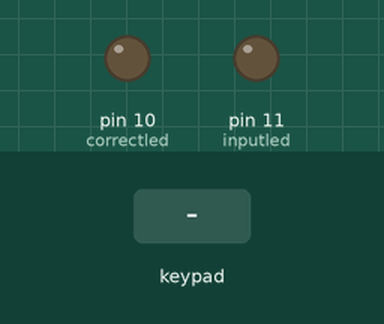
Bench run of a sketch on a simulated Arduino Uno, built with avr-gcc and run on an emulated ATmega328P. Parts: output pins drawn as LEDs (lit = HIGH). The test bench sets the inputs (shaded band). EEPROM starts erased; what the sketch prints to the serial monitor is not drawn.

Above: at 1.2 s.
1.3 s: key '1' pressed
At 1.7 s:
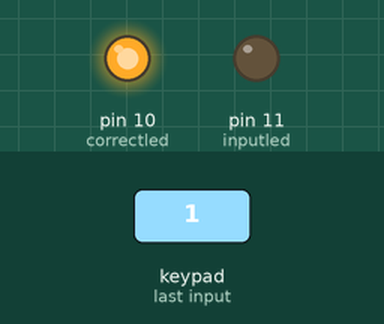
3.4 s: keypad keys 3 4 5 6 # pressed 0.4 s apart
At 3.96 s:
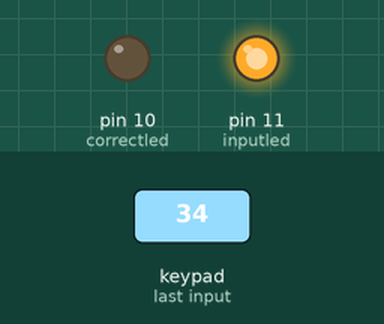
7.3 s: key '2' pressed
At 8.6 s:
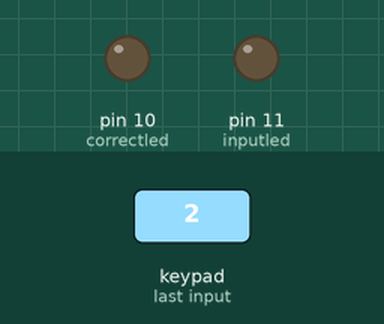
8.9 s: keypad keys 3 4 5 6 pressed 0.4 s apart
At 10.7 s:
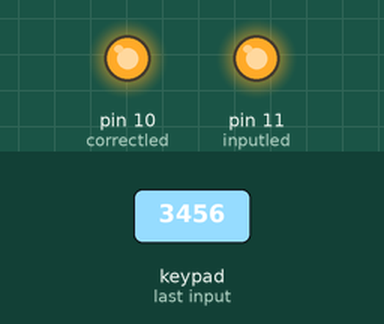
12.0 s: key '*' pressed
At 13.3 s:
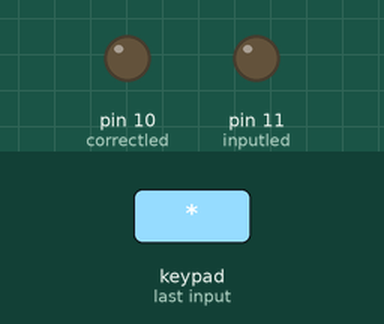
13.6 s: keypad keys 3 4 5 6 * pressed 0.4 s apart
At 15.8 s:
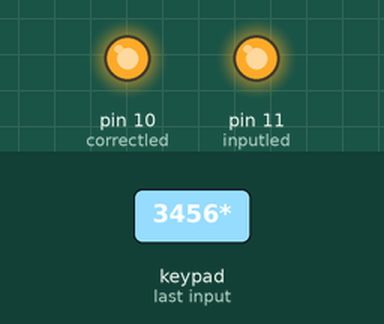
Timing chart, 0 to 17.7 s (numbered marks = the images above; inputs shaded):
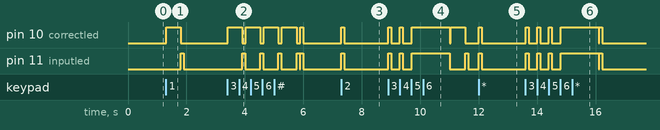

Measured:
- after the input at 1.3 s, pin 10 (correctled): LOW → HIGH at once, → LOW 0.50 s later; pin 11 (inputled): LOW → HIGH after 0.50 s, → LOW 0.10 s later
- after the input at 3.4 s, pin 10 (correctled): goes 4 × (HIGH 0.50 s, LOW 0.12 s), HIGH 0.10 s, then LOW, starting at once; pin 11 (inputled): goes 3 × (HIGH 0.10 s, LOW 0.52 s), HIGH 0.10 s, LOW 0.02 s, HIGH 0.10 s, then LOW, starting after 0.51 s
- after the input at 7.3 s, pin 10 (correctled), pin 11 (inputled): LOW → HIGH at once, → LOW 0.10 s later
- after the input at 8.9 s, pin 10 (correctled): LOW → HIGH at once, → LOW 0.10 s later, → HIGH 0.29 s later, → LOW 0.10 s later, … (8 changes in this stretch); pin 11 (inputled): LOW → HIGH at once, → LOW 0.10 s later, → HIGH 0.29 s later, → LOW 0.10 s later, … (8 changes in this stretch)
- after the input at 12.0 s, pin 10 (correctled), pin 11 (inputled): LOW → HIGH at once, → LOW 0.10 s later
- after the input at 13.6 s, pin 10 (correctled), pin 11 (inputled): goes 3 × (HIGH 0.10 s, LOW 0.30 s), HIGH 1.3 s, LOW 0.02 s, HIGH 0.10 s, then LOW, starting at once

The sketch:

Smartlock_atmega.ino
```cpp
//#include <avr/sleep.h>
#include <Keypad.h>
#include <EEPROM.h>

//const int interruptPin = 2;
const int inputled = 11;
const int correctled = 10;

const int led = 10;
const byte ROWS = 4; //four rows
const byte COLS = 3; //three columns
char keys[ROWS][COLS] = {
  {'1','2','3'},
  {'4','5','6'},
  {'7','8','9'},
  {'*','0','#'}
};
byte rowPins[ROWS] = {3, 4, 5, 6}; //connect to the row pinouts of the keypad
byte colPins[COLS] = {7, 8, 9}; //connect to the column pinouts of the keypad
Keypad keypad = Keypad( makeKeymap(keys), rowPins, colPins, ROWS, COLS );

char correctPasscode[4];


//------------------------------------------------------------------------------------------------------------------------------------------------------------------------------setup
void setup()
{
  pinMode(inputled, OUTPUT);
  pinMode(correctled, OUTPUT);
  Serial.begin(9600);
  readPasscode();
}


//------------------------------------------------------------------------------------------------------------------------------------------------------------------------------loop
void loop()
{
  char key = keypad.getKey();

  if(key == '#'){
    enterLED();
    Serial.println(F("Enter passcode change"));
    changePasscode();
    updatePasscode();
  }
  else if(key == '*'){
    enterLED();
    unlockDoor();
    Serial.println(F("Exited out of code entry"));
  }
  else if (key != NO_KEY){
    digitalWrite(correctled, HIGH);
    delay(500);
    digitalWrite(correctled, LOW);
    idleLED();
    Serial.println(F("Press * to enter passcode, # to change pass"));
  }
}


//------------------------------------------------------------------------------------------------------------------------------------------------------------------------------read from eeprom
void readPasscode(){
  Serial.println((char)EEPROM.read(1));
  correctPasscode[0] = EEPROM.read(1);
  Serial.println((char)EEPROM.read(2));
  correctPasscode[1] = EEPROM.read(2);
  Serial.println((char)EEPROM.read(3));
  correctPasscode[2] = EEPROM.read(3);
  Serial.println((char)EEPROM.read(4));
  correctPasscode[3] = EEPROM.read(4);
}

void updatePasscode(){
  EEPROM.write(1, correctPasscode[0]);
  EEPROM.write(2, correctPasscode[1]);
  EEPROM.write(3, correctPasscode[2]);
  EEPROM.write(4, correctPasscode[3]);
}


void initializeEEPROM(){
  EEPROM.write(1, '0');
  EEPROM.write(2, '2');
  EEPROM.write(3, '1');
  EEPROM.write(4, '4');
}


void enterLED(){
    digitalWrite(inputled, HIGH);
    digitalWrite(correctled, HIGH);
    delay(100);
    digitalWrite(inputled, LOW);
    digitalWrite(correctled, LOW);
}

void idleLED(){
    digitalWrite(inputled, HIGH);
    delay(100);
    digitalWrite(inputled, LOW);
}

void changedPassLED(){
    for(int count = 0; count <= 5; count++){
    digitalWrite(inputled, HIGH);
    digitalWrite(correctled, HIGH);
    delay(100);
    digitalWrite(inputled, LOW);
    digitalWrite(correctled, LOW);
    delay(100);
  }
}

void enteredLED(){
    digitalWrite(correctled, HIGH);
    delay(5000);
    digitalWrite(correctled, LOW);
}

void wrongLED(){
      digitalWrite(inputled, HIGH);
      digitalWrite(correctled, HIGH);
      delay(1000);
      digitalWrite(inputled, LOW);
      digitalWrite(correctled, LOW);
}


//------------------------------------------------------------------------------------------------------------------------------------------------------------------------------keyEntry
//have this turn off automatically after 10 seconds of inactivity
void keyEntry(char *entered){
  byte characterCount = 0;
  char key;

  while(characterCount < 4){
    key = keypad.getKey();
    if(key!= NO_KEY){
      enterLED();
      Serial.print(F("pushed: "));
      Serial.println(key);
      *(entered + characterCount) = key;
      characterCount++;
    }
  }
  enterLED();
  enterLED();
}


//------------------------------------------------------------------------------------------------------------------------------------------------------------------------------unlockDoor
void unlockDoor(){
  Serial.println(F("you can now enter passcode"));
  //allocate memory for entering of passcode
  char *entered = malloc(4*sizeof(char));

  //assign the entered passcode
  keyEntry(entered);
  bool correct = checkPassword(entered, &correctPasscode[0]);

  if(correct == true){
    Serial.println(F("Door Unlocked"));
    enteredLED();
  }else{
    Serial.println(F("Wrong passcode!"));
    wrongLED();
  }
  free(entered);
}


//------------------------------------------------------------------------------------------------------------------------------------------------------------------------------checkPassword
//check if the entered passcode match the correct passcode
boolean checkPassword(char* entered, char* check){
  for(byte countIndex = 0; countIndex < 4; countIndex++){
    if(*(entered + countIndex) != *(check + countIndex)) return false;
  }

  return true;
}


//------------------------------------------------------------------------------------------------------------------------------------------------------------------------------changePasscode
void changePasscode(){
  Serial.println(F("enter original passcode to continue"));
  //cannot return an array so use pointers
  char *entered = malloc(4*sizeof(char));;
  keyEntry(entered);
  //pass the entered pointer and the correct pointer to be checked
  if(checkPassword(entered, &correctPasscode[0]) == true){
    SetNewPass();
  }else{
    Serial.println(F("You do not have admin access!"));
    wrongLED();
  }
  free(entered);
}


//------------------------------------------------------------------------------------------------------------------------------------------------------------------------------SetNewPass
void SetNewPass(){
  Serial.println(F("Enter new passcode"));
  char *entered = malloc(4*sizeof(char));
  char *check = malloc(4*sizeof(char));
  keyEntry(entered);
  Serial.println(F("Now enter again"));
  keyEntry(check);

  if(checkPassword(entered, check) == false){
    Serial.println(F("new passcodes do not match"));
    wrongLED();
  }else{
    for(byte countIndex = 0; countIndex < 4; countIndex++){
      correctPasscode[countIndex] = *(entered + countIndex);
    }
    changedPassLED();
    Serial.println(F("Passcode updated"));
  }
}
```
